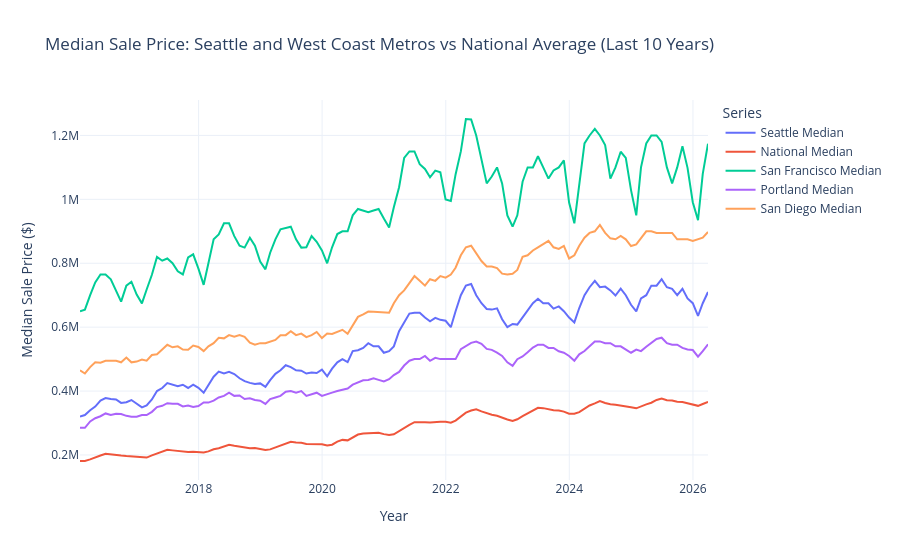

The code cell stored with this chart in its notebook:
### Markdown cell above
**Seattle Listings and Sales vs National Average (supports Question 1):**  
This visualization answers **Question 1** — *Are there seasonal patterns in listings counts, sales counts, and price for houses in the Seattle metro area that could inform my purchase timing?* (This chart covers **listings and sales**; median price is shown in the chart below.)

**Why this chart type:** I used a **multi-line time series** with four series on one chart so the reader can compare **Seattle listings and sales** directly against **national averages** on the same monthly timeline. A line chart is appropriate here because the data are **counts over time**. It makes repeating **seasonal ups and downs** visible (winter dips, summer peaks) as well as longer-run changes (for example, the 2021–2022 market shift). Plotting all four lines together makes it easy to see whether Seattle follows the national rhythm and whether its swings are **larger or smaller**.

**What I want the reader to take away:** Seattle shows a **strong seasonal cycle**: listings tend to peak in **late summer** and bottom in **winter**, while sales peak slightly earlier in **late spring/early summer** and are lowest in **winter** — matching the Section 3 pandas analysis (~+25% listings in August vs ~−33% in February; sales peak ~June). Seattle’s seasonality is **stronger than the national average** on this chart. For purchase timing, that suggests **more inventory but more competition in summer**, and **fewer homes/transactions but potentially less competition in winter**.

### Code cell
# Median sale price — Seattle, national average, and West Coast metros
import pandas as pd
import plotly.express as px

metro_price = pd.read_csv('Metro_median_sale_price_now_uc_sfrcondo_month.csv')

date_cols = [c for c in metro_price.columns if c.startswith('20') and '-' in c]

metro_long = metro_price.melt(
    id_vars=['RegionID', 'SizeRank', 'RegionName', 'RegionType', 'StateName'],
    value_vars=date_cols,
    var_name='Date',
    value_name='MedianPrice',
)

metro_long['Date'] = pd.to_datetime(metro_long['Date'])
metro_long['MedianPrice'] = pd.to_numeric(metro_long['MedianPrice'], errors='coerce')

start_date = pd.Timestamp('2016-01-01')
metro_long = metro_long[metro_long['Date'] >= start_date]

COMPARE_METROS = {
    'Seattle, WA': 'Seattle Median',
    'San Francisco, CA': 'San Francisco Median',
    'Portland, OR': 'Portland Median',
    'San Diego, CA': 'San Diego Median',
}

metro_lines = metro_long[
    (metro_long['RegionName'].isin(COMPARE_METROS.keys()))
    & (metro_long['RegionType'] == 'msa')
].copy()
metro_lines['Series'] = metro_lines['RegionName'].map(COMPARE_METROS)

national_median = (
    metro_long[metro_long['RegionType'] != 'country']
    .groupby('Date', as_index=False)['MedianPrice']
    .mean()
)
national_median['Series'] = 'National Median'

plot_df = pd.concat(
    [
        metro_lines[['Date', 'MedianPrice', 'Series']],
        national_median[['Date', 'MedianPrice', 'Series']],
    ],
    ignore_index=True,
)

series_order = [
    'Seattle Median',
    'National Median',
    'San Francisco Median',
    'Portland Median',
    'San Diego Median',
]

fig = px.line(
    plot_df.sort_values(['Series', 'Date']),
    x='Date',
    y='MedianPrice',
    color='Series',
    category_orders={'Series': series_order},
    title='Median Sale Price: Seattle and West Coast Metros vs National Average (Last 10 Years)',
    labels={
        'Date': 'Date',
        'MedianPrice': 'Median Sale Price ($)',
        'Series': 'Series',
    },
)

fig.update_layout(
    xaxis_title='Year',
    yaxis_title='Median Sale Price ($)',
    legend_title='Series',
    template='plotly_white',
)

fig.show()
